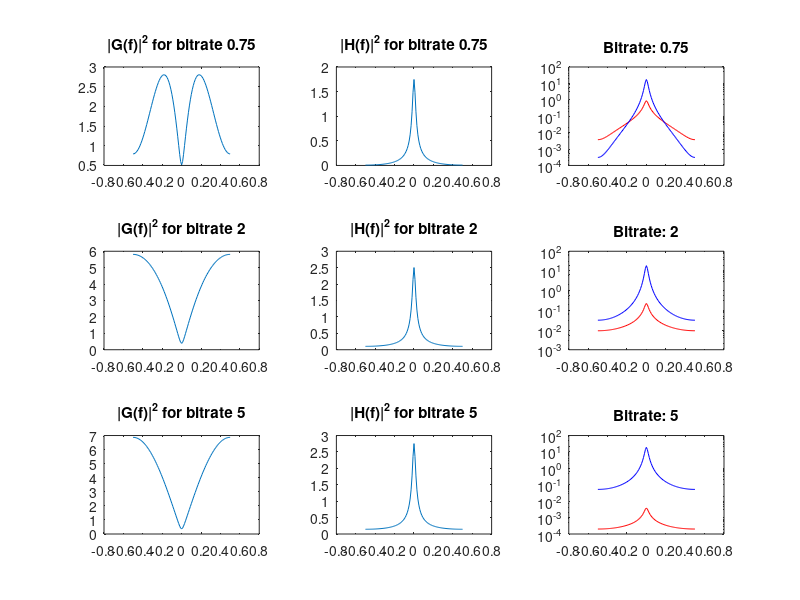

MATLAB code to generate this figure:
%Kommunikasjonsteori - semesteroppgave 1
%Oppgave 2
bitrate = [0.75 2 5];
for k = 1:length(bitrate)
    rho = 0.9;
    sigma_q = sqrt(2^(-2*bitrate(k))*pi*exp(1)/6);
    f = @(x) (1-rho^2)./((1-rho*exp(-1j*2*pi*x)).*(1-rho*exp(1j*2*pi*x))); %S_X
    sqF = @(x) sqrt(f(x));
    lagrange = (sigma_q/(sigma_q^2+1))*integral(sqF,-0.5,0.5); %Roten av lambda

    frek = -0.5:0.01:0.5;
    G = sqrt(sigma_q^2./(lagrange^2.*f(frek)))-(sigma_q^2)./f(frek);
    H = sqrt(lagrange^2*f(frek)/sigma_q^2)-lagrange^2;

    fprintf('roten av lagrange: %f, sigma_q: %f, %f bitrate\n', lagrange, sigma_q, bitrate(k));
    Sqy = sigma_q^2 * H;
    Sxy = f(frek).*G.*H;
    
    figure(1);
    textG =sprintf('|G(f)|^2 for bitrate %g', bitrate(k));
    textH =sprintf('|H(f)|^2 for bitrate %g', bitrate(k));
    subplot(3,3,3*k-2), plot(frek,G), title(textG);
        %figure(2);
    subplot(3,3,3*k-1), plot(frek,H), title(textH);

%Sqy = sigma_q*(0.998.*f(frek).^(0.5)-0.00139);
%Sxy = 
    %figure(2+k);
    text = sprintf('Bitrate: %g', bitrate(k));
    subplot(3,3,3*k);
    semilogy(frek, Sqy, 'r'), title(text);
    hold on 
    semilogy(frek,Sxy, 'b');

    SNR = 10*log10( sum(Sxy)/sum(Sqy) );
    fprintf('SNR: %3.4g, %g bitrate.\n', SNR, bitrate(k));
    %Oppgave 2B...
    Sx = f(frek);
end